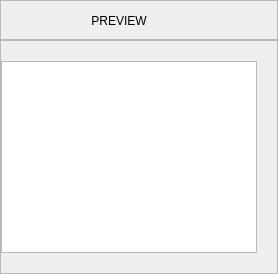
               <widget class="QWidget" name="frame_previewPanel" native="true">
                <layout class="QVBoxLayout" name="verticalLayout_22">
                 <property name="spacing">
                  <number>0</number>
                 </property>
                 <property name="leftMargin">
                  <number>0</number>
                 </property>
                 <property name="topMargin">
                  <number>0</number>
                 </property>
                 <property name="rightMargin">
                  <number>0</number>
                 </property>
                 <property name="bottomMargin">
                  <number>0</number>
                 </property>
                 <item>
                  <widget class="QFrame" name="frame_previewHeader">
                   <property name="minimumSize">
                    <size>
                     <width>0</width>
                     <height>40</height>
                    </size>
                   </property>
                   <property name="maximumSize">
                    <size>
                     <width>16777215</width>
                     <height>40</height>
                    </size>
                   </property>
                   <property name="frameShape">
                    <enum>QFrame::StyledPanel</enum>
                   </property>
                   <property name="frameShadow">
                    <enum>QFrame::Raised</enum>
                   </property>
                   <layout class="QHBoxLayout" name="horizontalLayout_56">
                    <property name="leftMargin">
                     <number>0</number>
                    </property>
                    <property name="topMargin">
                     <number>0</number>
                    </property>
                    <property name="rightMargin">
                     <number>0</number>
                    </property>
                    <property name="bottomMargin">
                     <number>0</number>
                    </property>
                    <item>
                     <layout class="QHBoxLayout" name="horizontalLayout_55">
                      <property name="spacing">
                       <number>0</number>
                      </property>
                      <property name="rightMargin">
                       <number>40</number>
                      </property>
                      <item>
                       <widget class="QLabel" name="title_previewPanel">
                        <property name="minimumSize">
                         <size>
                          <width>0</width>
                          <height>40</height>
                         </size>
                        </property>
                        <property name="maximumSize">
                         <size>
                          <width>150</width>
                          <height>40</height>
                         </size>
                        </property>
                        <property name="text">
                         <string>PREVIEW</string>
                        </property>
                        <property name="alignment">
                         <set>Qt::AlignCenter</set>
                        </property>
                        <property name="isHeader" stdset="0">
                         <bool>true</bool>
                        </property>
                       </widget>
                      </item>
                     </layout>
                    </item>
                   </layout>
                  </widget>
                 </item>
                 <item>
                  <widget class="QFrame" name="frame_previewBody">
                   <property name="minimumSize">
                    <size>
                     <width>0</width>
                     <height>100</height>
                    </size>
                   </property>
                   <property name="frameShape">
                    <enum>QFrame::StyledPanel</enum>
                   </property>
                   <property name="frameShadow">
                    <enum>QFrame::Raised</enum>
                   </property>
                   <layout class="QHBoxLayout" name="horizontalLayout_58">
                    <property name="spacing">
                     <number>0</number>
                    </property>
                    <property name="leftMargin">
                     <number>0</number>
                    </property>
                    <property name="topMargin">
                     <number>0</number>
                    </property>
                    <property name="rightMargin">
                     <number>0</number>
                    </property>
                    <property name="bottomMargin">
                     <number>0</number>
                    </property>
                    <item>
                     <layout class="QHBoxLayout" name="horizontalLayout_57">
                      <property name="spacing">
                       <number>0</number>
                      </property>
                      <property name="topMargin">
                       <number>20</number>
                      </property>
                      <property name="rightMargin">
                       <number>20</number>
                      </property>
                      <property name="bottomMargin">
                       <number>20</number>
                      </property>
                      <item>
                       <widget class="QTreeView" name="tree_preview"/>
                      </item>
                     </layout>
                    </item>
                   </layout>
                  </widget>
                 </item>
                </layout>
               </widget>
